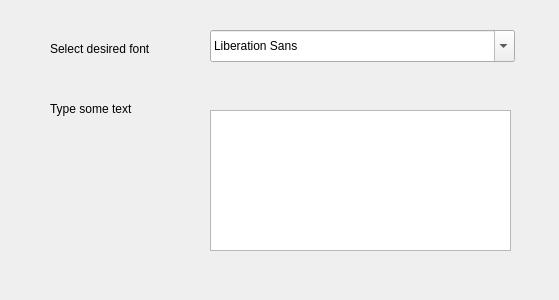
<?xml version="1.0" encoding="UTF-8"?>
<ui version="4.0">
 <class>Dialog</class>
 <widget class="QDialog" name="Dialog">
  <property name="geometry">
   <rect>
    <x>0</x>
    <y>0</y>
    <width>559</width>
    <height>300</height>
   </rect>
  </property>
  <property name="windowTitle">
   <string>Dialog</string>
  </property>
  <widget class="QLabel" name="label">
   <property name="geometry">
    <rect>
     <x>50</x>
     <y>40</y>
     <width>121</width>
     <height>18</height>
    </rect>
   </property>
   <property name="text">
    <string>Select desired font</string>
   </property>
  </widget>
  <widget class="QLabel" name="label_2">
   <property name="geometry">
    <rect>
     <x>50</x>
     <y>100</y>
     <width>121</width>
     <height>18</height>
    </rect>
   </property>
   <property name="text">
    <string>Type some text</string>
   </property>
  </widget>
  <widget class="QFontComboBox" name="fontComboBox">
   <property name="geometry">
    <rect>
     <x>210</x>
     <y>30</y>
     <width>305</width>
     <height>32</height>
    </rect>
   </property>
  </widget>
  <widget class="QTextEdit" name="textEdit">
   <property name="geometry">
    <rect>
     <x>210</x>
     <y>110</y>
     <width>301</width>
     <height>141</height>
    </rect>
   </property>
  </widget>
 </widget>
 <resources/>
 <connections/>
</ui>
